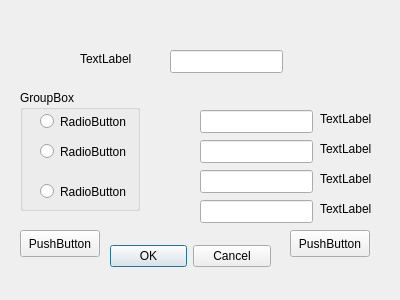
<ui version="4.0" >
 <class>Dialog</class>
 <widget class="QDialog" name="Dialog" >
  <property name="geometry" >
   <rect>
    <x>0</x>
    <y>0</y>
    <width>400</width>
    <height>300</height>
   </rect>
  </property>
  <property name="windowTitle" >
   <string>Dialog</string>
  </property>
  <widget class="QDialogButtonBox" name="buttonBox" >
   <property name="geometry" >
    <rect>
     <x>110</x>
     <y>240</y>
     <width>161</width>
     <height>32</height>
    </rect>
   </property>
   <property name="orientation" >
    <enum>Qt::Horizontal</enum>
   </property>
   <property name="standardButtons" >
    <set>QDialogButtonBox::Cancel|QDialogButtonBox::NoButton|QDialogButtonBox::Ok</set>
   </property>
  </widget>
  <widget class="QLabel" name="label" >
   <property name="geometry" >
    <rect>
     <x>80</x>
     <y>50</y>
     <width>56</width>
     <height>18</height>
    </rect>
   </property>
   <property name="text" >
    <string>TextLabel</string>
   </property>
  </widget>
  <widget class="QLineEdit" name="lineEdit" >
   <property name="geometry" >
    <rect>
     <x>170</x>
     <y>50</y>
     <width>113</width>
     <height>23</height>
    </rect>
   </property>
  </widget>
  <widget class="QGroupBox" name="groupBox" >
   <property name="geometry" >
    <rect>
     <x>20</x>
     <y>90</y>
     <width>120</width>
     <height>121</height>
    </rect>
   </property>
   <property name="title" >
    <string>GroupBox</string>
   </property>
   <widget class="QRadioButton" name="radioButton" >
    <property name="geometry" >
     <rect>
      <x>20</x>
      <y>20</y>
      <width>98</width>
      <height>23</height>
     </rect>
    </property>
    <property name="text" >
     <string>RadioButton</string>
    </property>
   </widget>
   <widget class="QRadioButton" name="radioButton_2" >
    <property name="geometry" >
     <rect>
      <x>20</x>
      <y>50</y>
      <width>98</width>
      <height>23</height>
     </rect>
    </property>
    <property name="text" >
     <string>RadioButton</string>
    </property>
   </widget>
   <widget class="QRadioButton" name="radioButton_3" >
    <property name="geometry" >
     <rect>
      <x>20</x>
      <y>90</y>
      <width>98</width>
      <height>23</height>
     </rect>
    </property>
    <property name="text" >
     <string>RadioButton</string>
    </property>
   </widget>
  </widget>
  <widget class="QPushButton" name="pushButton" >
   <property name="geometry" >
    <rect>
     <x>20</x>
     <y>230</y>
     <width>80</width>
     <height>27</height>
    </rect>
   </property>
   <property name="text" >
    <string>PushButton</string>
   </property>
  </widget>
  <widget class="QPushButton" name="pushButton_2" >
   <property name="geometry" >
    <rect>
     <x>290</x>
     <y>230</y>
     <width>80</width>
     <height>27</height>
    </rect>
   </property>
   <property name="text" >
    <string>PushButton</string>
   </property>
  </widget>
  <widget class="QLabel" name="label_2" >
   <property name="geometry" >
    <rect>
     <x>320</x>
     <y>170</y>
     <width>56</width>
     <height>18</height>
    </rect>
   </property>
   <property name="text" >
    <string>TextLabel</string>
   </property>
  </widget>
  <widget class="QLineEdit" name="lineEdit_2" >
   <property name="geometry" >
    <rect>
     <x>200</x>
     <y>110</y>
     <width>113</width>
     <height>23</height>
    </rect>
   </property>
  </widget>
  <widget class="QLineEdit" name="lineEdit_3" >
   <property name="geometry" >
    <rect>
     <x>200</x>
     <y>140</y>
     <width>113</width>
     <height>23</height>
    </rect>
   </property>
  </widget>
  <widget class="QLineEdit" name="lineEdit_4" >
   <property name="geometry" >
    <rect>
     <x>200</x>
     <y>170</y>
     <width>113</width>
     <height>23</height>
    </rect>
   </property>
  </widget>
  <widget class="QLineEdit" name="lineEdit_5" >
   <property name="geometry" >
    <rect>
     <x>200</x>
     <y>200</y>
     <width>113</width>
     <height>23</height>
    </rect>
   </property>
  </widget>
  <widget class="QLabel" name="label_3" >
   <property name="geometry" >
    <rect>
     <x>320</x>
     <y>110</y>
     <width>56</width>
     <height>18</height>
    </rect>
   </property>
   <property name="text" >
    <string>TextLabel</string>
   </property>
  </widget>
  <widget class="QLabel" name="label_4" >
   <property name="geometry" >
    <rect>
     <x>320</x>
     <y>140</y>
     <width>56</width>
     <height>18</height>
    </rect>
   </property>
   <property name="text" >
    <string>TextLabel</string>
   </property>
  </widget>
  <widget class="QLabel" name="label_5" >
   <property name="geometry" >
    <rect>
     <x>320</x>
     <y>200</y>
     <width>56</width>
     <height>18</height>
    </rect>
   </property>
   <property name="text" >
    <string>TextLabel</string>
   </property>
  </widget>
 </widget>
 <resources/>
 <connections>
  <connection>
   <sender>buttonBox</sender>
   <signal>accepted()</signal>
   <receiver>Dialog</receiver>
   <slot>accept()</slot>
   <hints>
    <hint type="sourcelabel" >
     <x>248</x>
     <y>254</y>
    </hint>
    <hint type="destinationlabel" >
     <x>157</x>
     <y>274</y>
    </hint>
   </hints>
  </connection>
  <connection>
   <sender>buttonBox</sender>
   <signal>rejected()</signal>
   <receiver>Dialog</receiver>
   <slot>reject()</slot>
   <hints>
    <hint type="sourcelabel" >
     <x>316</x>
     <y>260</y>
    </hint>
    <hint type="destinationlabel" >
     <x>286</x>
     <y>274</y>
    </hint>
   </hints>
  </connection>
 </connections>
</ui>
